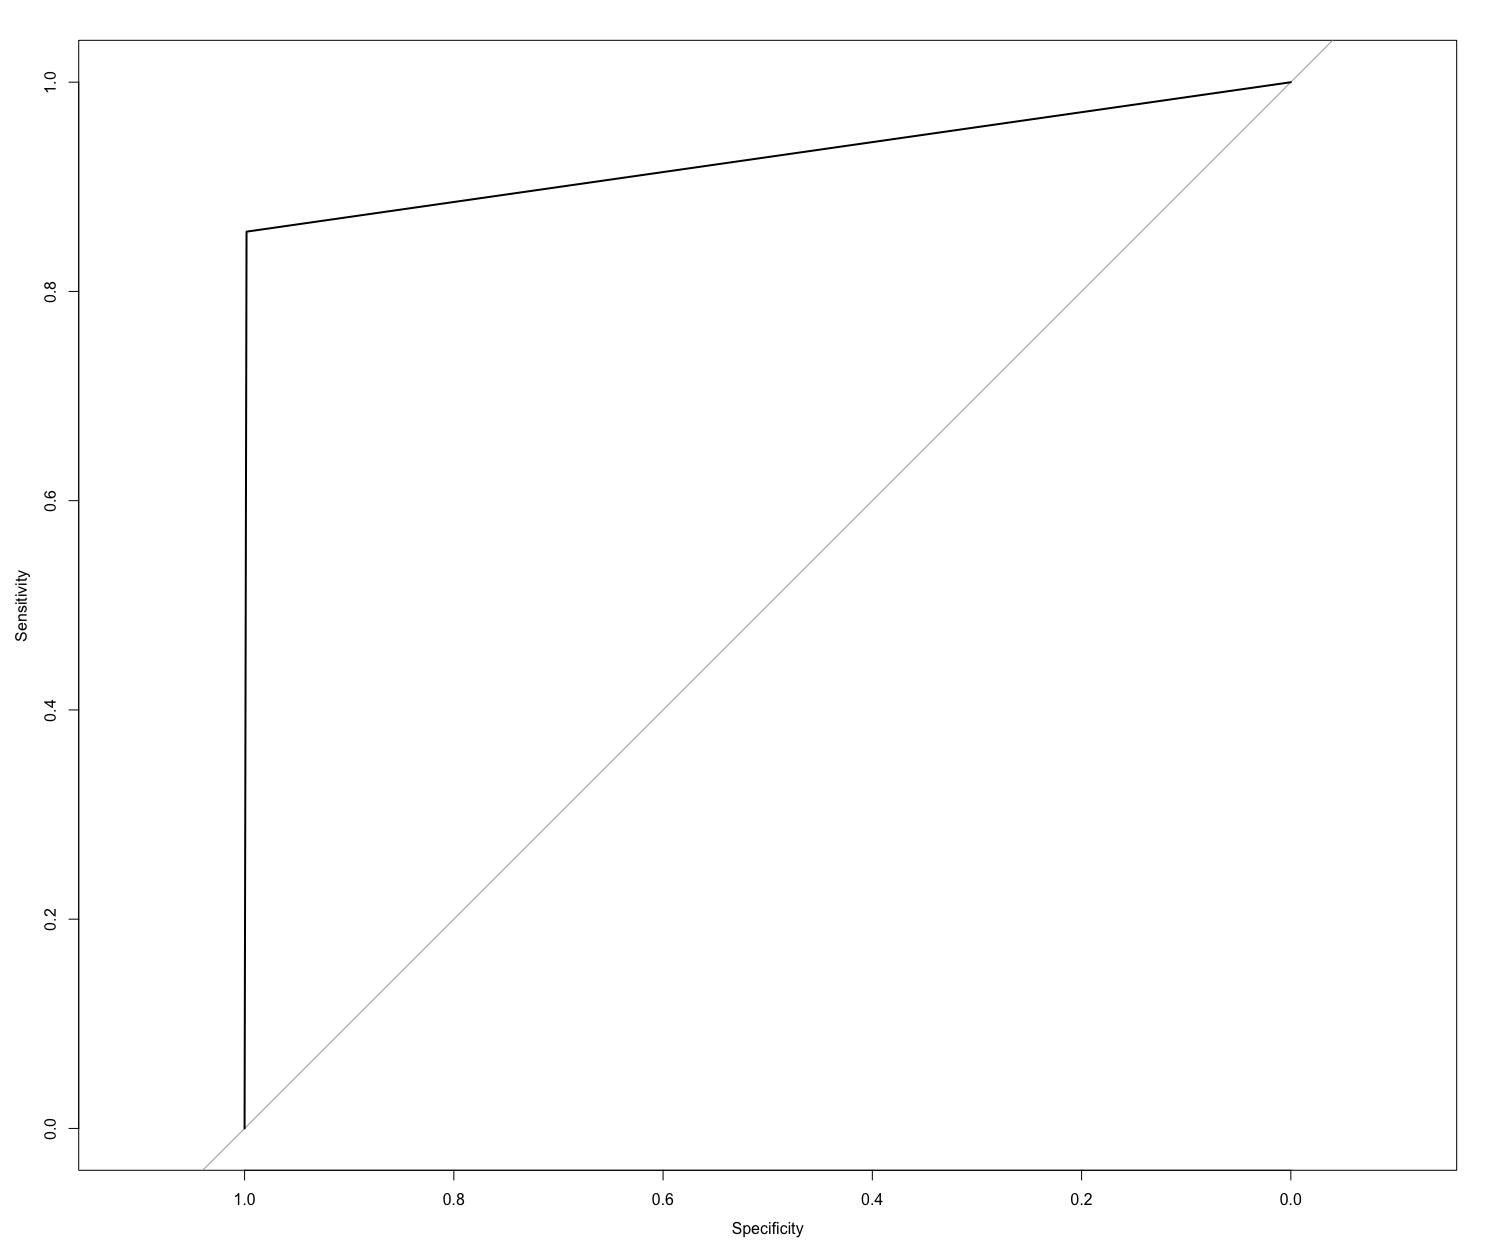

Source code (R):
#install.packages('caret')
library(caret)
#install.packages('plyr')
library(plyr)
#install.packages('doMC')
library(doMC)
library(kernlab)
library(e1071)
library(ROCR)
library(readr)
library(dplyr)
library(randomForest)
library(ggplot2)
library(Hmisc)
library(party)


#Random Forest
library(randomForest)


#data.ariff=read.csv("fraud_dataset.csv")
#data.ariff=read.csv("new_1_10000.csv")
data.ariff=read.csv("new_1_5000.csv")

#data.ariff = subset(data.ariff, isFraud == 1,)
#write.csv(data.ariff,"pattern_fraud.csv")

data.ariff <- na.omit(data.ariff)
data.ariff$isFraud = as.factor(data.ariff$isFraud)
data.ariff$type = as.factor(data.ariff$type)
data.ariff$nameOrig = as.factor(data.ariff$nameOrig)
data.ariff$nameDest = as.factor(data.ariff$nameDest)
data.ariff = subset(data.ariff, select = -c(X))
#View(data.ariff)

train_index <- createDataPartition(data.ariff$isFraud, times = 1, p = 0.8, list = F)
X_train <- data.ariff[train_index,]
X_test <- data.ariff[-train_index,]
y_train <- data.ariff$isFraud[train_index]
y_test <- data.ariff$isFraud[-train_index]


train.one = subset(X_train, isFraud==1)
train.zero = subset(X_train, isFraud==0)

train.one.new = train.one[sample(nrow(train.one), nrow(train.zero), replace=TRUE),]
X_train = rbind(train.zero, train.one.new)

# set random seed for model reproducibility
set.seed(1234)

# look at the data
glimpse(data.ariff)

#X_train_rf = subset(X_train, select = -c(oldbalanceOrg, nameDest, nameOrig))
#X_test_rf = subset(X_test, select = -c(oldbalanceOrg, nameDest, nameOrig))

X_train_rf = subset(X_train, select = -c(nameDest, nameOrig))
X_test_rf = subset(X_test, select = -c(nameDest, nameOrig))

#write.csv(X_train_rf, "rf_train.csv")
#write.csv(X_test_rf, "rf_test.csv")

X_train_rf %>%
  select(isFraud) %>%
  group_by(isFraud) %>%
  summarise(count = n()) %>%
  glimpse

X_test_rf %>%
  select(isFraud) %>%
  group_by(isFraud) %>%
  summarise(count = n()) %>%
  glimpse

# build random forest model using every variable
#accuracy 0.995, kappa 0.7034, 1=6,  0=989
rfModel <- randomForest(isFraud ~ . , data = X_train_rf)
#summary(rfModel)

#rfModel <- randomForest(isFraud ~ . , data = X_train_rf, keep.forest=TRUE, importance=TRUE, ntree=100, replace=FALSE)

predicted <- predict(rfModel, X_test_rf)
#pred <- prediction(predicted, X_test_rf$isFraud)

library(caret)
#Accuracy 0.765 kappa 0.3436
confusionMatrix(predicted, X_test_rf$isFraud)

library(pROC)
roc_obj <- roc(as.numeric(X_test_rf$isFraud), as.numeric(predicted))
auc(roc_obj)

plot(sensitivity(predicted, X_test_rf$isFraud))
plot(specificity(predicted, X_test_rf$isFraud))
library(forecast)
plot(accuracy(predicted, X_test_rf$isFraud))
#roc value
plot(roc(as.numeric(predicted), as.numeric(X_test_rf$isFraud)))
